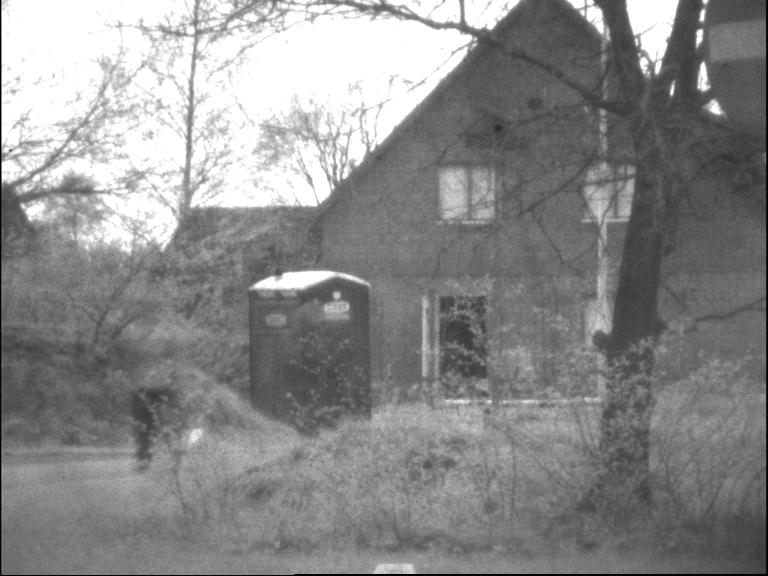
#> input picture src/metrics/matlab/matlab_metrics/VIF/1.bmp, 768 x 576 px, given as the content of the folder data/raw/Harvard-AANLIB/SPECT-MRI/SPECT, which was not available
$ python CIELab_clustering.py
#> lines starting #> are read from the running program, lines starting #| are printed output that depends on the picture; pictures that were not available may be replaced by others from this repository, and a replacement may not be noted
"""
LAB Cluster Visualizer — Two Image Folders
===========================================
Samples pixels from two image folders, converts to CIELAB, and plots them
side-by-side in a multi-panel scatter to reveal color clustering.

Layout (2 × 3)
--------------
Row 0 : a*–b* plane (main cluster view)  |  L*–a* plane  |  L*–b* plane
Row 1 : Strip previews of folder A images | Strip previews of folder B images | 3-D scatter (L*, a*, b*)

Usage:
    python lab_cluster_viz.py                           # demo: uses two auto-generated folders
    python lab_cluster_viz.py path/to/A  path/to/B
    python lab_cluster_viz.py path/to/A  path/to/B --samples 8000 --title "SPECT vs MRI"
"""

import sys
import argparse
import os
import glob
import numpy as np
import matplotlib.pyplot as plt
import matplotlib.gridspec as gridspec
import matplotlib.patches as mpatches
from matplotlib.colors import LinearSegmentedColormap
from mpl_toolkits.mplot3d import Axes3D          # noqa: F401 (registers 3-D projection)
import cv2


# ─────────────────────────────────────────────────────────────────────────────
# 0.  Core CIELAB conversion  (copied from cielab_color_space.py)
# ─────────────────────────────────────────────────────────────────────────────

_D65 = np.array([0.95047, 1.00000, 1.08883], dtype=np.float32)


def _srgb_linearise(u):
    return np.where(u <= 0.04045, u / 12.92,
                    ((u + 0.055) / 1.055) ** 2.4).astype(np.float32)


def _f_lab(t):
    d = 6.0 / 29.0
    return np.where(t > d ** 3, np.cbrt(t),
                    t / (3.0 * d ** 2) + 4.0 / 29.0).astype(np.float32)


def rgb_to_lab(img_rgb: np.ndarray):
    rgb    = img_rgb.astype(np.float32) / 255.0
    lin    = _srgb_linearise(rgb)
    M      = np.array([[0.4124564, 0.3575761, 0.1804375],
                        [0.2126729, 0.7151522, 0.0721750],
                        [0.0193339, 0.1191920, 0.9503041]], dtype=np.float32)
    xyz    = lin @ M.T
    f      = _f_lab(xyz / _D65)
    L      = 116.0 * f[..., 1] - 16.0
    a      = 500.0 * (f[..., 0] - f[..., 1])
    b      = 200.0 * (f[..., 1] - f[..., 2])
    return L.astype(np.float32), a.astype(np.float32), b.astype(np.float32)


# ─────────────────────────────────────────────────────────────────────────────
# 1.  Image loading helpers
# ─────────────────────────────────────────────────────────────────────────────

_IMG_EXTS = ("*.jpg", "*.jpeg", "*.png", "*.bmp", "*.tif", "*.tiff", "*.webp")


def _find_images(folder: str) -> list[str]:
    paths = []
    for ext in _IMG_EXTS:
        paths += glob.glob(os.path.join(folder, ext))
        paths += glob.glob(os.path.join(folder, ext.upper()))
    return sorted(set(paths))


def _load_rgb(path: str) -> np.ndarray | None:
    img = cv2.imread(path)
    if img is None:
        return None
    return cv2.cvtColor(img, cv2.COLOR_BGR2RGB)


def _sample_lab(paths: list[str], n_total: int, rng: np.random.Generator):
    """
    Load all images in *paths*, convert to LAB, and return a flat random
    subsample of *n_total* pixels as (L, a, b) float32 arrays.
    """
    L_list, a_list, b_list = [], [], []
    per_image = max(1, n_total // max(len(paths), 1))

    for p in paths:
        img = _load_rgb(p)
        if img is None:
            print(f"  [warn] skipping unreadable file: {p}")
            continue
        L, a, b = rgb_to_lab(img)
        flat    = np.stack([L.ravel(), a.ravel(), b.ravel()], axis=1)  # (N, 3)
        n       = min(per_image, len(flat))
        idx     = rng.choice(len(flat), size=n, replace=False)
        L_list.append(flat[idx, 0])
        a_list.append(flat[idx, 1])
        b_list.append(flat[idx, 2])

    if not L_list:
        raise RuntimeError("No valid images found in folder.")

    return (np.concatenate(L_list),
            np.concatenate(a_list),
            np.concatenate(b_list))


def _strip_previews(paths: list[str], n: int = 6, h: int = 80) -> list[np.ndarray]:
    """Return up to *n* thumbnails (all same height *h*)."""
    thumbs = []
    for p in paths[:n]:
        img = _load_rgb(p)
        if img is None:
            continue
        scale = h / img.shape[0]
        w     = max(1, int(img.shape[1] * scale))
        thumbs.append(cv2.resize(img, (w, h), interpolation=cv2.INTER_AREA))
    return thumbs


# ─────────────────────────────────────────────────────────────────────────────
# 2.  Pixel colouring helpers
# ─────────────────────────────────────────────────────────────────────────────

def _lab_to_display_color(a_arr, b_arr, L_arr,
                           base_hue_deg: float = 0.0,
                           lightness_val: int   = 210) -> np.ndarray:
    """
    Map each pixel's chroma hue (from a* / b*) to an HSV display colour,
    tinted toward *base_hue_deg* by 30 % for per-folder identity.
    Returns float32 (N, 3) in [0, 1].
    """
    hue_rad   = np.arctan2(b_arr, a_arr)
    hue_norm  = (hue_rad + np.pi) / (2.0 * np.pi)
    hue_shift = (hue_norm + base_hue_deg / 360.0) % 1.0
    chroma    = np.sqrt(a_arr ** 2 + b_arr ** 2)
    sat       = np.clip(chroma / 90.0, 0.05, 1.0)

    h_u8 = (hue_shift * 179).astype(np.uint8).reshape(-1, 1, 1)
    s_u8 = (sat       * 255).astype(np.uint8).reshape(-1, 1, 1)
    v_u8 = np.full_like(h_u8, lightness_val)
    hsv  = np.concatenate([h_u8, s_u8, v_u8], axis=2)
    bgr  = cv2.cvtColor(hsv, cv2.COLOR_HSV2BGR)
    return bgr[:, 0, ::-1].astype(np.float32) / 255.0


# ─────────────────────────────────────────────────────────────────────────────
# 3.  Demo data (when no real folders are provided)
# ─────────────────────────────────────────────────────────────────────────────

# [38 lines left out: function _make_demo_images, not called in this run]


# ─────────────────────────────────────────────────────────────────────────────
# 4.  Main visualisation
# ─────────────────────────────────────────────────────────────────────────────

def visualize_clusters(
    folder_a: str,
    folder_b: str,
    label_a:  str  = "Folder A",
    label_b:  str  = "Folder B",
    n_samples: int = 6000,
    title:    str  = "",
    save_path: str | None = None,
) -> plt.Figure:
    """
    Compare two image folders in CIELAB scatter space.

    Parameters
    ----------
    folder_a, folder_b : paths to image folders
    label_a, label_b   : legend labels
    n_samples          : total pixels sampled *per folder*
    title              : optional figure super-title
    save_path          : if given, save the figure here
    """
    rng = np.random.default_rng(42)

    # ── Load images ──────────────────────────────────────────────────────────
    paths_a = _find_images(folder_a)
    paths_b = _find_images(folder_b)

    if not paths_a:
        raise FileNotFoundError(f"No images found in: {folder_a}")
    if not paths_b:
        raise FileNotFoundError(f"No images found in: {folder_b}")

    print(f"  {label_a}: {len(paths_a)} images  →  sampling {n_samples} pixels")
    print(f"  {label_b}: {len(paths_b)} images  →  sampling {n_samples} pixels")

    La, aa, ba = _sample_lab(paths_a, n_samples, rng)
#> in _load_rgb, img is the input picture: shape (576, 768, 3); min 0, max 255, mean 137.8
#> in rgb_to_lab, `xyz    = lin @ M.T`:
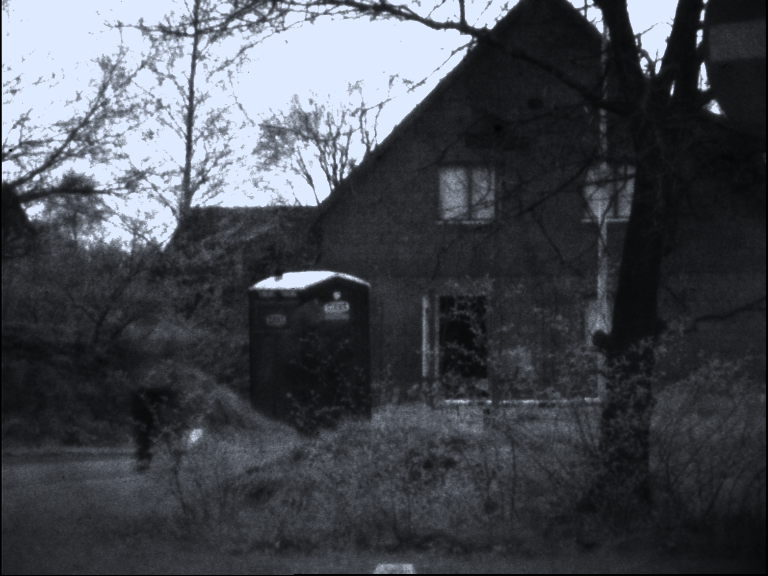
#> xyz: shape (576, 768, 3) float32; mean R, G, B 0.302, 0.318, 0.346; drawn with min black and max white
#> in _f_lab, `return np.where(t > d ** 3, np.cbrt(t), t / (3.0 * d ** 2) + 4.0 / 29...`:
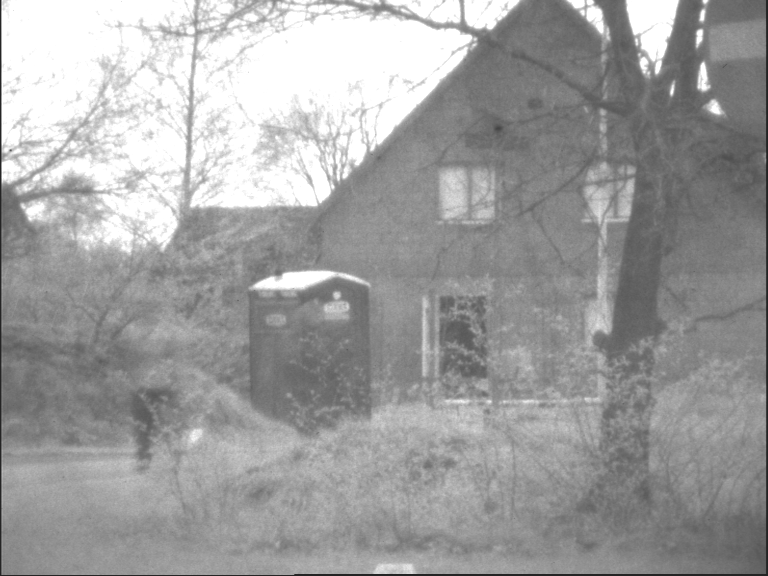
#> returned value: shape (576, 768, 3) float32; mean of channels 0, 1, 2 0.626, 0.626, 0.626; drawn as B, G, R
#> in rgb_to_lab, `L      = 116.0 * f[..., 1] - 16.0`:
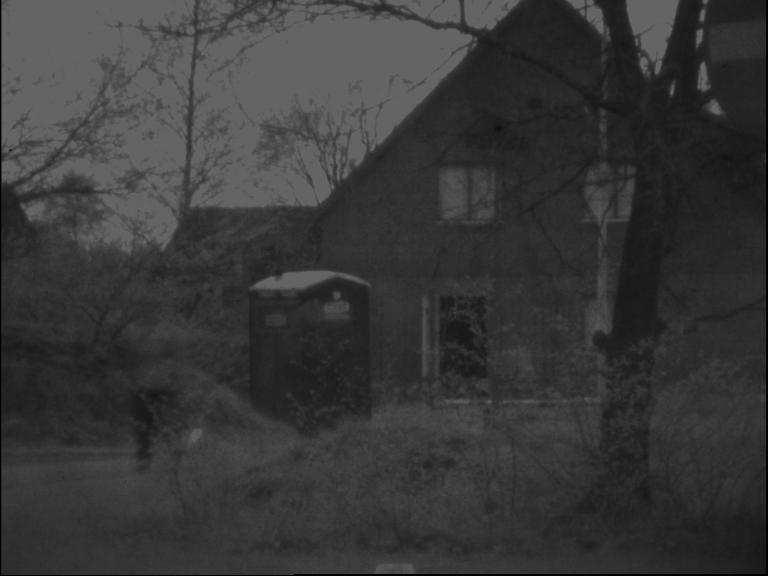
#> L: shape (576, 768) float32; min 0, max 100, mean 56.6
#> in rgb_to_lab, `a      = 500.0 * (f[..., 0] - f[..., 1])`:
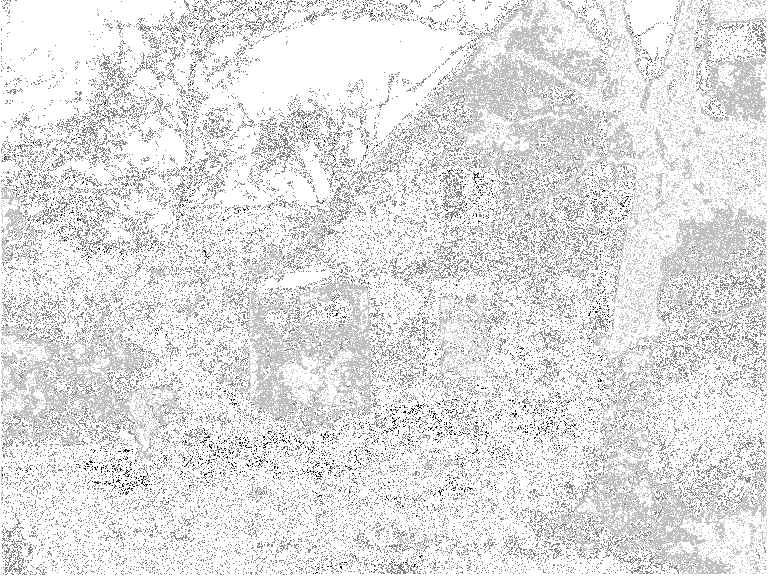
#> a: shape (576, 768) float32; min -5.96e-05, max 0, mean -6.34e-06; drawn with min black and max white
#> in rgb_to_lab, `b      = 200.0 * (f[..., 1] - f[..., 2])`:
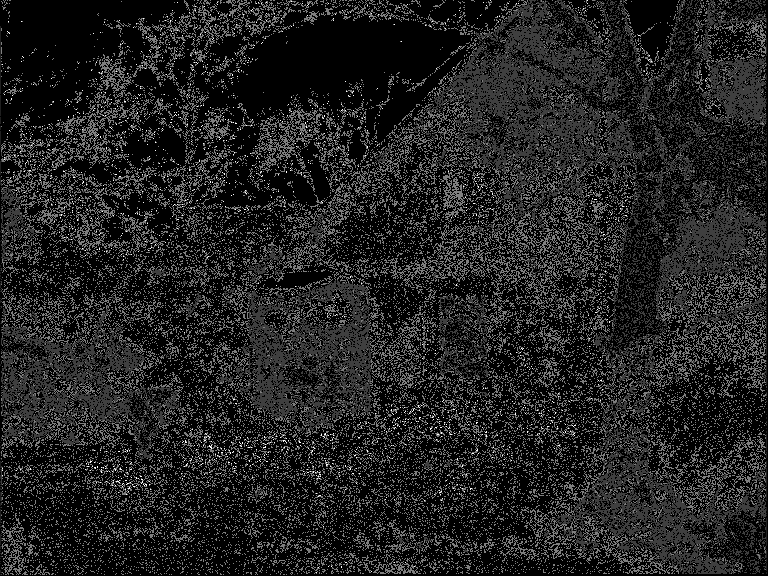
#> b: shape (576, 768) float32; min 0, max 2.38e-05, mean 3.15e-06; drawn with min black and max white
#> in _sample_lab, `n       = min(per_image, len(flat))`: n = 6000
#> in _sample_lab, `idx     = rng.choice(len(flat), size=n, replace=False)`: idx = 6000 values, max 442310 at index 565, min 0 at index 3598, mean 220371.9
#> La = 6000 values, max 100 at index 0, min 0 at index 164, mean 56.43; aa = 6000 values, max 0 at index 0, min -5.96e-05 at index 64, mean -6.36e-06; ba = 6000 values, max 2.38e-05 at index 64, min 0 at index 0, mean 3.18e-06
    Lb, ab, bb = _sample_lab(paths_b, n_samples, rng)
#> Lb = 6000 values, max 100 at index 1, min 0 at index 162, mean 56.58; ab = 6000 values, max 0 at index 1, min -5.96e-05 at index 75, mean -6.29e-06; bb = 6000 values, max 2.38e-05 at index 143, min 0 at index 1, mean 3.13e-06

    # ── Per-pixel display colours (hue-shifted by folder for identity) ───────
    ca = _lab_to_display_color(aa, ba, La, base_hue_deg=0,   lightness_val=210)
#> in _lab_to_display_color, `hue_rad   = np.arctan2(b_arr, a_arr)`: hue_rad = 6000 values, max 3.14 at index 328, min 0 at index 0, mean 0.86
#> in _lab_to_display_color, `hue_norm  = (hue_rad + np.pi) / (2.0 * np.pi)`: hue_norm = 6000 values, max 1 at index 328, min 0.5 at index 0, mean 0.637
#> in _lab_to_display_color, `hue_shift = (hue_norm + base_hue_deg / 360.0) % 1.0`: hue_shift = 6000 values, max 0.939 at index 5, min 0 at index 328, mean 0.629
#> in _lab_to_display_color, `chroma    = np.sqrt(a_arr ** 2 + b_arr ** 2)`: chroma = 6000 values, max 6.42e-05 at index 64, min 0 at index 0, mean 7.6e-06
#> in _lab_to_display_color, `sat       = np.clip(chroma / 90.0, 0.05, 1.0)`: sat = 6000 values from 0.05 to 0.05
#> in _lab_to_display_color, `h_u8 = (hue_shift * 179).astype(np.uint8).reshape(-1, 1, 1)`: h_u8 = 6000 values, max 168 at index 5, min 0 at index 328, mean 112.3
#> in _lab_to_display_color, `s_u8 = (sat       * 255).astype(np.uint8).reshape(-1, 1, 1)`: s_u8 = 6000 values from 12 to 12
    cb = _lab_to_display_color(ab, bb, Lb, base_hue_deg=130, lightness_val=200)

    # Flat folder identity colours for legend patches
    COLOR_A = "#e06030"
    COLOR_B = "#3090d0"

    # ── Figure ───────────────────────────────────────────────────────────────
    BG    = "#0f0f0f"
    ALPHA = 0.45
    S     = 3

    fig = plt.figure(figsize=(18, 12), facecolor=BG)

    gs = gridspec.GridSpec(
        2, 3, figure=fig,
        height_ratios=[3, 1],
        hspace=0.35, wspace=0.22,
        left=0.05, right=0.97, top=0.91, bottom=0.05,
    )

    AX_KW   = dict(facecolor="#181818")
    TTL_KW  = dict(color="white",   fontsize=11, fontweight="bold", pad=6)
    LBL_KW  = dict(color="#aaaaaa", fontsize=9)
    TKS_KW  = dict(colors="#666666", labelsize=8)
    SPR_KW  = dict(edgecolor="#2a2a2a")

    def _style(ax, xlabel, ylabel):
        ax.set_xlabel(xlabel, **LBL_KW)
        ax.set_ylabel(ylabel, **LBL_KW)
        ax.tick_params(**TKS_KW)
        for sp in ax.spines.values():
            sp.set_edgecolor("#2a2a2a")
        ax.axhline(0, color="#444", lw=0.7, ls="--")
        ax.axvline(0, color="#444", lw=0.7, ls="--")

    LIMS = 135

    # ────────────────────────────────────────────────────────────────────────
    # [0,0]  a*–b*  (main chroma plane)
    # ────────────────────────────────────────────────────────────────────────
    ax_ab = fig.add_subplot(gs[0, 0], **AX_KW)
    ax_ab.scatter(aa, ba, c=ca, s=S, alpha=ALPHA, linewidths=0, label=label_a)
    ax_ab.scatter(ab, bb, c=cb, s=S, alpha=ALPHA, linewidths=0, label=label_b)
    ax_ab.set_title("a* – b*  Chroma plane", **TTL_KW)
    ax_ab.set_xlim(-LIMS, LIMS);  ax_ab.set_ylim(-LIMS, LIMS)
    _style(ax_ab, "a*  (green ← · → red)", "b*  (blue ↓ · ↑ yellow)")

    # Quadrant labels
    kw = dict(fontsize=7.5, alpha=0.45, ha="center", color="white")
    ax_ab.text( 85,  85, "Red–Yellow",   **kw)
    ax_ab.text(-85,  85, "Green–Yellow", **kw)
    ax_ab.text( 85, -85, "Red–Blue",     **kw)
    ax_ab.text(-85, -85, "Green–Blue",   **kw)

    # ────────────────────────────────────────────────────────────────────────
    # [0,1]  L*–a*
    # ────────────────────────────────────────────────────────────────────────
    ax_La = fig.add_subplot(gs[0, 1], **AX_KW)
    ax_La.scatter(aa, La, c=ca, s=S, alpha=ALPHA, linewidths=0)
    ax_La.scatter(ab, Lb, c=cb, s=S, alpha=ALPHA, linewidths=0)
    ax_La.set_title("L* – a*  Lightness vs. Red–Green", **TTL_KW)
    ax_La.set_xlim(-LIMS, LIMS);  ax_La.set_ylim(0, 100)
    _style(ax_La, "a*  (green ← · → red)", "L*  (dark → light)")
    ax_La.axhline(0, lw=0)   # override double axhline from _style for L* axis

    # ────────────────────────────────────────────────────────────────────────
    # [0,2]  L*–b*
    # ────────────────────────────────────────────────────────────────────────
    ax_Lb = fig.add_subplot(gs[0, 2], **AX_KW)
    ax_Lb.scatter(ba, La, c=ca, s=S, alpha=ALPHA, linewidths=0)
    ax_Lb.scatter(bb, Lb, c=cb, s=S, alpha=ALPHA, linewidths=0)
    ax_Lb.set_title("L* – b*  Lightness vs. Blue–Yellow", **TTL_KW)
    ax_Lb.set_xlim(-LIMS, LIMS);  ax_Lb.set_ylim(0, 100)
    _style(ax_Lb, "b*  (blue ← · → yellow)", "L*  (dark → light)")

    # ────────────────────────────────────────────────────────────────────────
    # [1,0]  Image strip — folder A
    # [1,1]  Image strip — folder B
    # ────────────────────────────────────────────────────────────────────────
    for col_idx, (paths, label, clr) in enumerate(
        [(paths_a, label_a, COLOR_A),
         (paths_b, label_b, COLOR_B)]
    ):
        ax_strip = fig.add_subplot(gs[1, col_idx], **AX_KW)
        thumbs   = _strip_previews(paths, n=7, h=70)
#> thumbs = 1 item

        if thumbs:
            combined = np.concatenate(thumbs, axis=1)
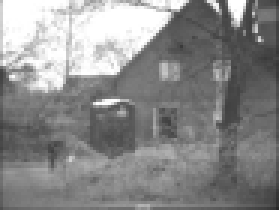
#> combined: shape (70, 93, 3) (shown 3 times larger); min 40, max 255, mean 137.8
            ax_strip.imshow(combined, interpolation="bilinear")
        else:
            ax_strip.text(0.5, 0.5, "no preview", color="#888",
                          ha="center", va="center", transform=ax_strip.transAxes)

        ax_strip.set_xticks([]); ax_strip.set_yticks([])
        for sp in ax_strip.spines.values():
            sp.set_edgecolor(clr)
            sp.set_linewidth(2)
#> this loop made 4 passes
        ax_strip.set_title(
            f"{label}  ({len(paths)} images · {len(La if col_idx==0 else Lb):,} sampled px)",
            color=clr, fontsize=10, fontweight="bold", pad=5,
        )

    # ────────────────────────────────────────────────────────────────────────
    # [1,2]  3-D scatter  L*, a*, b*
    # ────────────────────────────────────────────────────────────────────────
    ax3d = fig.add_subplot(gs[1, 2], projection="3d", facecolor="#181818")
    ax3d.scatter(aa, ba, La, c=ca, s=2, alpha=0.35, linewidths=0)
    ax3d.scatter(ab, bb, Lb, c=cb, s=2, alpha=0.35, linewidths=0)
    ax3d.set_xlabel("a*", color="#aaa", fontsize=8, labelpad=3)
    ax3d.set_ylabel("b*", color="#aaa", fontsize=8, labelpad=3)
    ax3d.set_zlabel("L*", color="#aaa", fontsize=8, labelpad=3)
    ax3d.set_xlim(-LIMS, LIMS); ax3d.set_ylim(-LIMS, LIMS); ax3d.set_zlim(0, 100)
    ax3d.tick_params(colors="#555", labelsize=7)
    ax3d.set_title("3-D  L*a*b*", color="white", fontsize=10,
                    fontweight="bold", pad=4)
    ax3d.view_init(elev=25, azim=-55)
    ax3d.xaxis.pane.fill = ax3d.yaxis.pane.fill = ax3d.zaxis.pane.fill = False
    ax3d.xaxis.pane.set_edgecolor("#222")
    ax3d.yaxis.pane.set_edgecolor("#222")
    ax3d.zaxis.pane.set_edgecolor("#222")
    ax3d.grid(True, color="#2a2a2a", linewidth=0.5)

    # ── Global legend ─────────────────────────────────────────────────────────
    legend_handles = [
        mpatches.Patch(color=COLOR_A, label=label_a),
        mpatches.Patch(color=COLOR_B, label=label_b),
    ]
    fig.legend(
        handles=legend_handles,
        loc="upper right",
        bbox_to_anchor=(0.97, 0.97),
        framealpha=0.15, edgecolor="#444",
        labelcolor="white", fontsize=10,
    )

    # ── Super-title ────────────────────────────────────────────────────────────
    suptitle = title or f"{label_a}  vs.  {label_b}  —  CIELAB colour distribution"
    fig.suptitle(suptitle, color="white", fontsize=14, fontweight="bold", y=0.97)

    fig.text(0.05, 0.01,
             "D65 illuminant · sRGB linearisation · BT.709 primaries",
             color="#444", fontsize=7.5)

    # ── Stats printout ─────────────────────────────────────────────────────────
    print(f"\n{'─'*60}")
    print(f"  {'Channel':<8}  {'Folder':<16}  {'min':>7}  {'max':>7}  {'mean':>7}  {'std':>7}")
    print(f"{'─'*60}")
    for ch, va, vb in [("L*", La, Lb), ("a*", aa, ab), ("b*", ba, bb)]:
        print(f"  {ch:<8}  {label_a:<16}  {va.min():>7.2f}  {va.max():>7.2f}"
              f"  {va.mean():>7.2f}  {va.std():>7.2f}")
        print(f"  {'':8}  {label_b:<16}  {vb.min():>7.2f}  {vb.max():>7.2f}"
              f"  {vb.mean():>7.2f}  {vb.std():>7.2f}")
#> this loop made 3 passes
#> ch on passes 1 to 3: 'L*', 'a*', 'b*'
#|   L*        SPECT                0.00   100.00    56.43    21.89
#|             MRI                  0.00   100.00    56.58    21.96
#|   a*        SPECT               -0.00     0.00    -0.00     0.00
#|             MRI                 -0.00     0.00    -0.00     0.00
#|   b*        SPECT                0.00     0.00     0.00     0.00
#|             MRI                  0.00     0.00     0.00     0.00
    print(f"{'─'*60}\n")

    if save_path:
        plt.savefig(save_path, dpi=150, bbox_inches="tight",
                    facecolor=fig.get_facecolor())
        print(f"✓ Saved → {save_path}")
    else:
        plt.show()
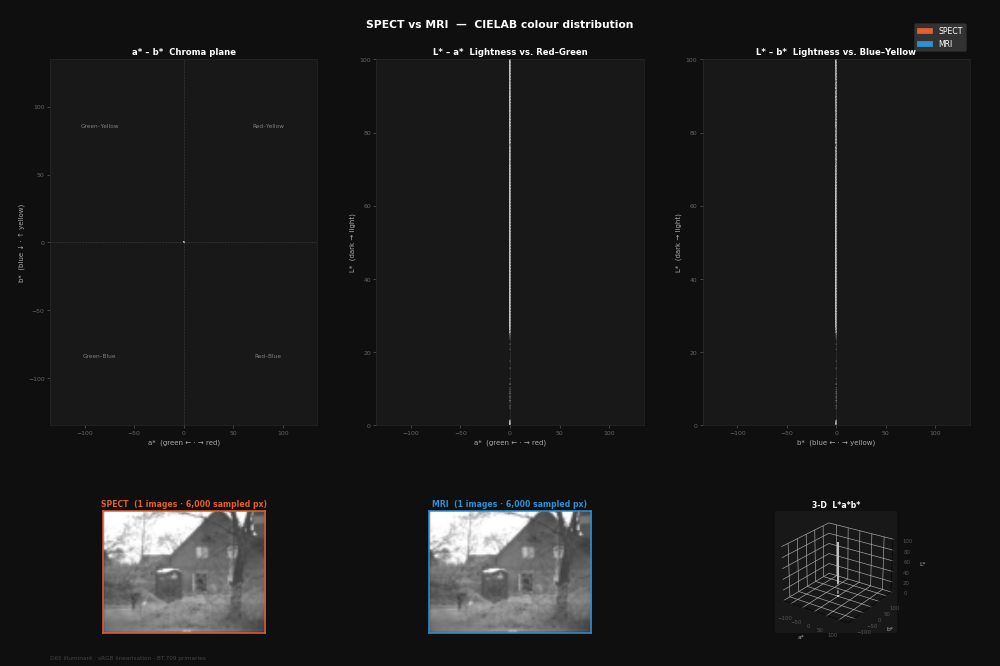
#> figure drawn by matplotlib, 6 panels

    return fig


# ─────────────────────────────────────────────────────────────────────────────
# 5.  Entry point
# ─────────────────────────────────────────────────────────────────────────────


if __name__ == "__main__":
    folder_a = "data/raw/Harvard-AANLIB/SPECT-MRI/SPECT"
    folder_b = "data/raw/Harvard-AANLIB/SPECT-MRI/MRI"

    label_a = "SPECT"
    label_b = "MRI"

    # ── Demo mode ────────────────────────────────────────────────────────────
    if folder_a is None or folder_b is None:
        import tempfile
        tmp = tempfile.mkdtemp()
        folder_a = os.path.join(tmp, "warm_reds")
        folder_b = os.path.join(tmp, "cool_blues")
        print("No folders supplied → generating demo images …")
        _make_demo_images(folder_a, folder_b, n=10)

    visualize_clusters(
        folder_a  = folder_a,
        folder_b  = folder_b,
        label_a   = label_a,
        label_b   = label_b,
        n_samples = 6000,
        title     = "SPECT vs MRI  —  CIELAB colour distribution",
        save_path = None,
    )
